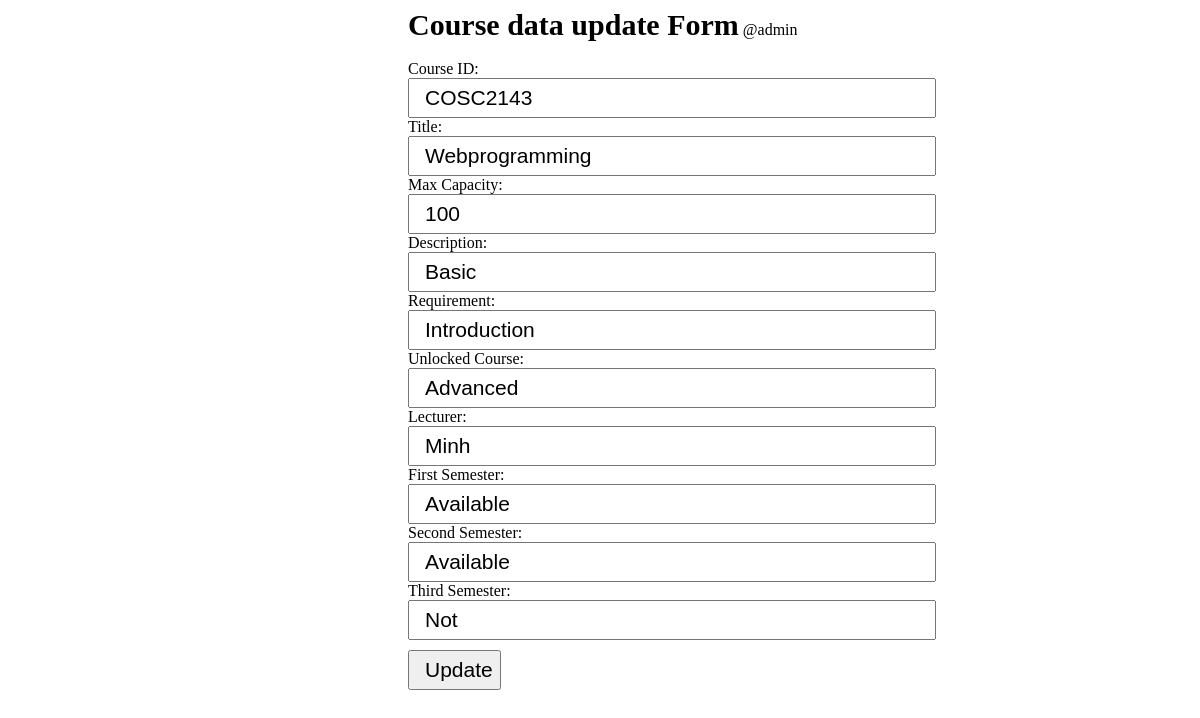
Before: /update.php?t_id=1 (signed in) with the older database file.
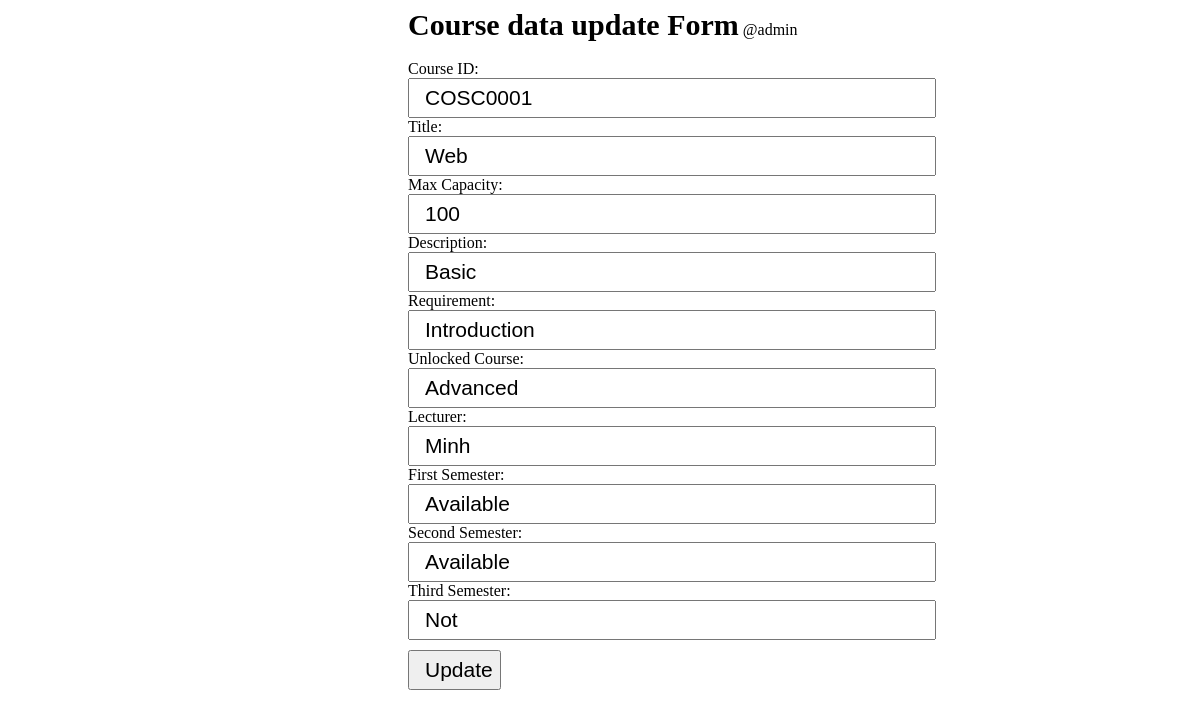
After: the same page with the newer database file.
### tables this page shows
CREATE TABLE `course` (
  `course_id` int(11) NOT NULL,
  `rmit_course_id` varchar(11) NOT NULL,
  `title` varchar(50) NOT NULL,
  `max_capacity` int(11) NOT NULL,
  `description` varchar(1000) NOT NULL,
  `requirement` varchar(255) NOT NULL,
  `unlocked_course` varchar(255) NOT NULL,
  `lecturer` varchar(255) NOT NULL,
  `first_semester` varchar(20) NOT NULL,
  `second_semester` varchar(20) NOT NULL,
  `third_semester` varchar(20) NOT NULL
);

### update.php (the view, shortened to what this page needs)
<?php
	require('connection_db.php');
	if (isset($_GET['s_id'])) {
		$student_id=$_GET['s_id'];
		$sql="SELECT * FROM student WHERE student_id=$student_id";
		$result=mysqli_query($connectivity,$sql);
		$row=mysqli_fetch_assoc($result);
		?>
		<style type="text/css">
			form input {
			    width: 528px;
			    height: 40px;
			    font-size: 21px;
			    padding-left: 15px;
			}
		</style>
		<b style="margin-left: 400px; font-size: 30px;">Student data update Form</b> @admin
		<form style="margin-left: 400px; width: 250px;" action="insert_db.php" method="POST">
			<input type="hidden" name="s_id" value=<?=$student_id?>><br/>
			Student ID:<input required type="text" name="rmit_student_id" pattern="(s|S)[0-9]{7}" title="Must start with s/S and then 7 numbers" value=<?=$row['rmit_student_id'];?>><br/>
			Name:<input required type="text" name="name" value=<?=$row['name'];?>><br/>
			Email:<input required type="email" name="email" pattern="[a-z0-9._%+-]+@[a-z0-9.-]+\.[a-z]{2,}$" title="Email must follow this order: characters@characters.domain" value=<?=$row['email'];?>><br/>
			Password:<input required type="text" name="password" pattern=".{8,}" title="Eight or more characters" value=<?=$row['password'];?>><br/>
			Date of Birth:<input required type="date" name="dob" pattern=".{8,}" title="Eight or more characters" value=<?=$row['date_of_birth'];?>><br/>
			Gender:<input required type="text" name="Gender" value=<?=$row['Gender'];?>><br/>
			Credit Point:<input required type="number" step="any" name="credit_point" value=<?=$row['credit_point'];?>><br/>
			GPA:<input required type="number" step="any" name="gpa" value=<?=$row['gpa'];?>><br/>
			Photo:<input style="padding-left: 0px;" type="file" name="photo" value=<?=$row['photo'];?>><br/>
			Campus:<input required type="text" name="campus" value=<?=$row['campus'];?>><br/>
			Major:<input required type="text" name="major" value=<?=$row['major'];?>><br/>
			<input style="width: auto; margin-top: 10px;" type="submit" name="submit" value="Update">
		</form>
	<?php
	}
	elseif (isset($_GET['t_id'])) {
		$course_id=$_GET['t_id'];
		$sql="SELECT * FROM course WHERE course_id=$course_id";
		$result=mysqli_query($connectivity,$sql);
		$row=mysqli_fetch_assoc($result);
		?>
		<b style="margin-left: 400px; font-size: 30px;">Course data update Form</b> @admin
		<form style="margin-left: 400px; width: 250px;" action="insert_db.php" method="POST">
			<input type="hidden" name="t_id" value=<?=$course_id?>><br/>
			Course ID:<input required type="text" name="rmit_course_id" pattern="[A-Z]{4}[0-9]{4}" title="Must be 4 uppercase letters and then 4 numbers following" value=<?=$row['rmit_course_id'];?>><br/>
			Title:<input required type="text" name="title" value=<?=$row['title'];?>><br/>
			Max Capacity:<input required type="text" name="max_capacity" value=<?=$row['max_capacity'];?>><br/>
			Description:<input required type="text" name="description" value=<?=$row['description'];?>><br/>
			Requirement:<input required type="text" name="requirement" value=<?=$row['requirement'];?>><br/>
			Unlocked Course:<input required type="text" name="unlocked_course" value=<?=$row['unlocked_course'];?>><br/>
			Lecturer:<input required type="text" name="lecturer" value=<?=$row['lecturer'];?>><br/>
			First Semester:<input required type="text" name="first_semester" pattern="Available|Not\ Available" title="Must be either Available/Not Available" value=<?=$row['first_semester'];?>><br/>
			Second Semester:<input required type="text" name="second_semester" pattern="Available|Not\ Available" title="Must be either Available/Not Available" value=<?=$row['second_semester'];?>><br/>
			Third Semester:<input required type="text" name="third_semester" pattern="Available|Not\ Available" title="Must be either Available/Not Available" value=<?=$row['third_semester'];?>><br/>
			<input style="width: auto; margin-top: 10px;" type="submit" name="submit" value="Update">
		</form>
	<?php
	}
?>

Changed rows visible on the page:
changed course "Available": rmit_course_id "COSC2143" → "COSC0001"; title "Webprogramming" → (not shown)
Other visible differences:
form field title: (not shown) → "Web"
